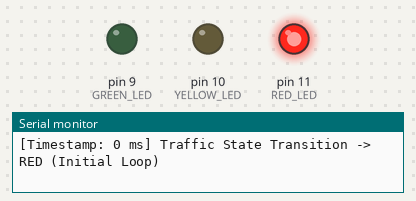
Recording of a sketch running on a simulated Arduino Uno, built with avr-gcc and run on an emulated ATmega328P. Parts: output pins drawn as LEDs (lit = HIGH), the last lines printed to the serial monitor.

Above: at 2.5 s.
At 6.0 s:
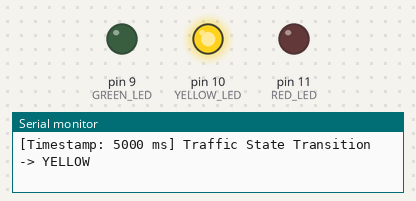
At 9.0 s:
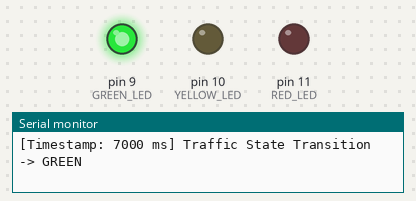
Timing chart, 0 to 14.3 s (numbered marks = the images above):
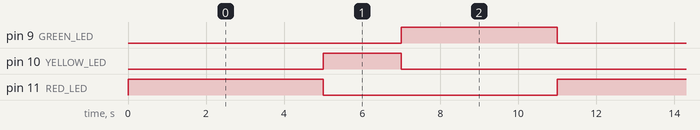

Measured:
- by itself, pin 9 (GREEN_LED): alternates HIGH for 4.0 s and LOW for 7.0 s
- by itself, pin 10 (YELLOW_LED): alternates HIGH for 2.0 s and LOW for 9.0 s
- by itself, pin 11 (RED_LED): alternates HIGH for 5.0 s and LOW for 6.0 s

The sketch:

traffic_light.ino
```cpp
/**
 * @file traffic_light.ino
 * @author Gauransh Pundir
 * @date 2026-07-01
 * @description Module 2 Q14 - Non-blocking Traffic Light Controller with high-priority
 * pedestrian override interrupt monitoring and real-time state telemetry.
 */

const int RED_LED = 11;
const int YELLOW_LED = 10;
const int GREEN_LED = 9;
const int PEDESTRIAN_BUTTON = 7;

enum TrafficState { STATE_RED, STATE_YELLOW, STATE_GREEN, STATE_PEDESTRIAN_OVERRIDE };
TrafficState currentState = STATE_RED;

unsigned long stateStartTime = 0;
const unsigned long RED_DURATION = 5000;
const unsigned long YELLOW_DURATION = 2000;
const unsigned long GREEN_DURATION = 4000;
const unsigned long PEDESTRIAN_DURATION = 8000;

volatile bool pedestrianRequested = false;

void pedestrianISR() {
  pedestrianRequested = true;
}

void logState(String stateName) {
  Serial.print("[Timestamp: ");
  Serial.print(millis());
  Serial.print(" ms] Traffic State Transition -> ");
  Serial.println(stateName);
}

void setup() {
  Serial.begin(9600);

  pinMode(RED_LED, OUTPUT);
  pinMode(YELLOW_LED, OUTPUT);
  pinMode(GREEN_LED, OUTPUT);

  pinMode(PEDESTRIAN_BUTTON, INPUT_PULLUP);

  attachInterrupt(digitalPinToInterrupt(PEDESTRIAN_BUTTON), pedestrianISR, FALLING);

  stateStartTime = millis();
  logState("RED (Initial Loop)");
}

void loop() {
  unsigned long currentMillis = millis();

  if (pedestrianRequested && currentState != STATE_PEDESTRIAN_OVERRIDE) {
    pedestrianRequested = false;
    currentState = STATE_PEDESTRIAN_OVERRIDE;
    stateStartTime = currentMillis;
    logState("PEDESTRIAN OVERRIDE ACTIVATED");
  }

  switch (currentState) {
    case STATE_RED:
      digitalWrite(RED_LED, HIGH);
      digitalWrite(YELLOW_LED, LOW);
      digitalWrite(GREEN_LED, LOW);

      if (currentMillis - stateStartTime >= RED_DURATION) {
        currentState = STATE_YELLOW;
        stateStartTime = currentMillis;
        logState("YELLOW");
      }
      break;

    case STATE_YELLOW:
      digitalWrite(RED_LED, LOW);
      digitalWrite(YELLOW_LED, HIGH);
      digitalWrite(GREEN_LED, LOW);

      if (currentMillis - stateStartTime >= YELLOW_DURATION) {
        currentState = STATE_GREEN;
        stateStartTime = currentMillis;
        logState("GREEN");
      }
      break;

    case STATE_GREEN:
      digitalWrite(RED_LED, LOW);
      digitalWrite(YELLOW_LED, LOW);
      digitalWrite(GREEN_LED, HIGH);

      if (currentMillis - stateStartTime >= GREEN_DURATION) {
        currentState = STATE_RED;
        stateStartTime = currentMillis;
        logState("RED");
      }
      break;

    case STATE_PEDESTRIAN_OVERRIDE:
      digitalWrite(RED_LED, HIGH);
      digitalWrite(YELLOW_LED, LOW);
      digitalWrite(GREEN_LED, LOW);

      if (currentMillis - stateStartTime >= PEDESTRIAN_DURATION) {
        pedestrianRequested = false;
        currentState = STATE_YELLOW;
        stateStartTime = currentMillis;
        logState("RESET FROM OVERRIDE -> CLEARING YELLOW");
      }
      break;
  }
}
```
